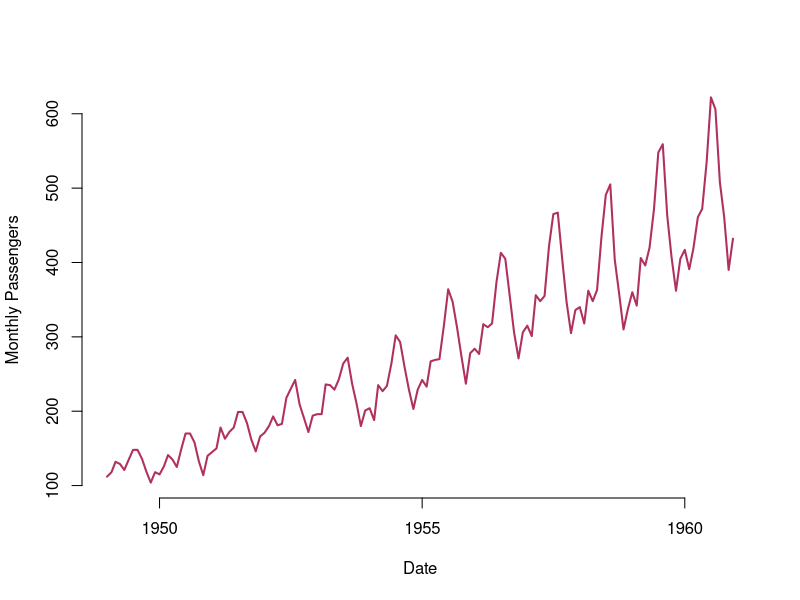
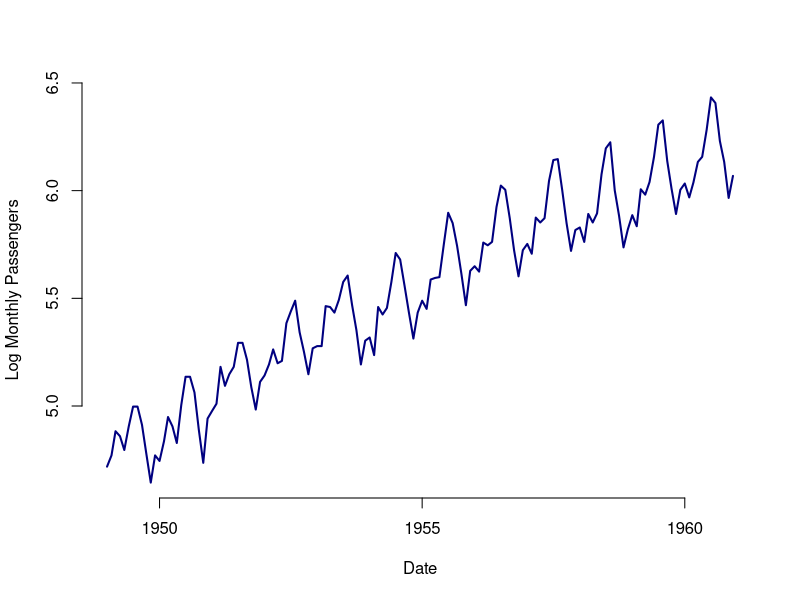
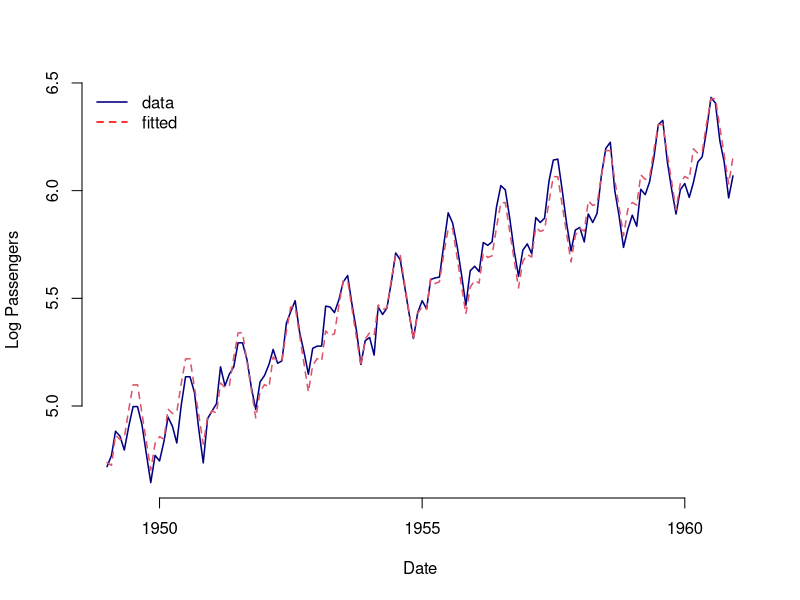
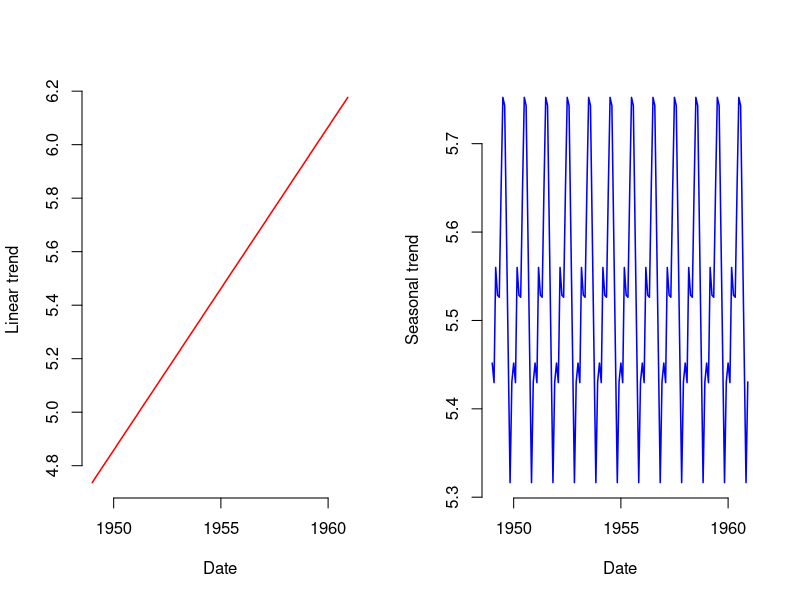
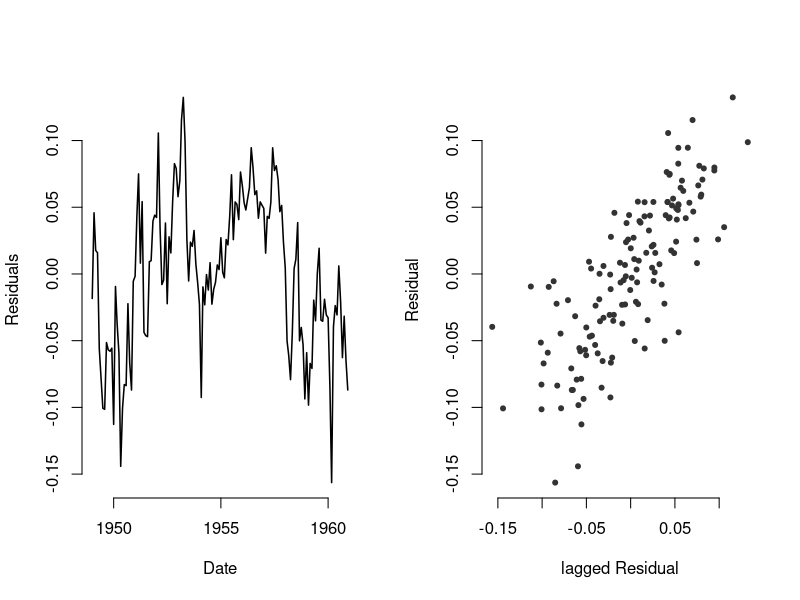
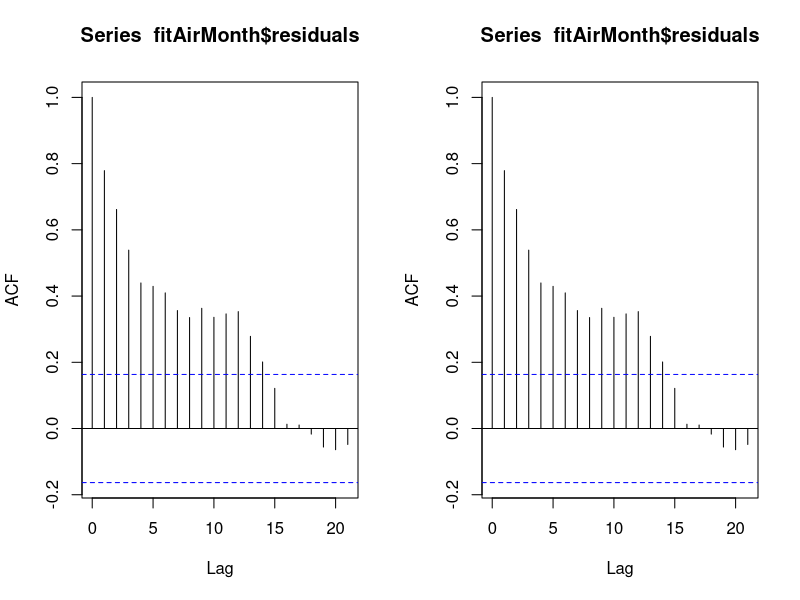
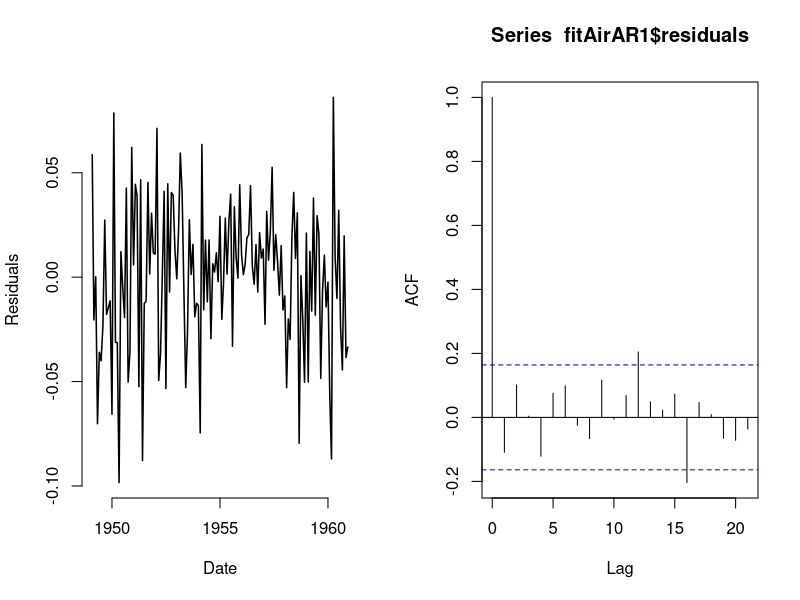
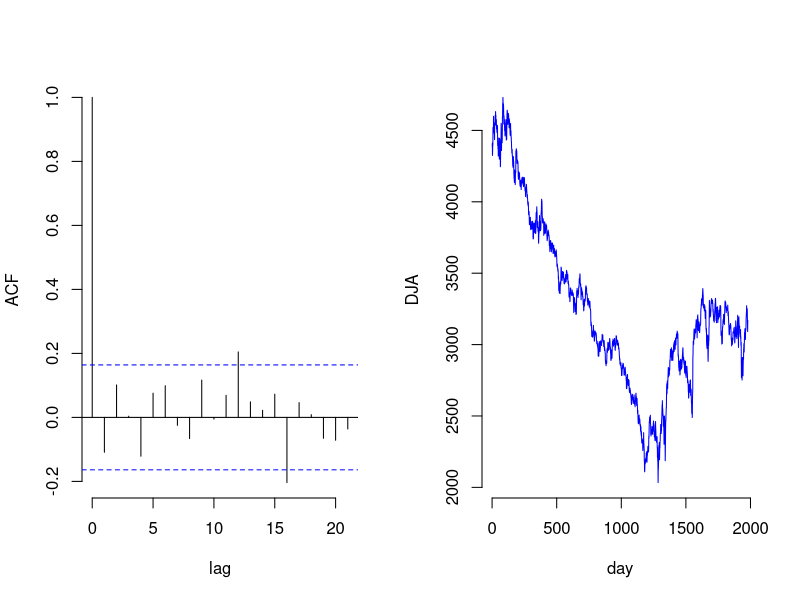

The R script that drew these images, in order:
####### Regression #######

###airline passenger data

#read in the data and add date column
air<-read.csv("airline.csv")
air[c(1,70,144),]
air$date<-paste("19",air$Year,"-",air$Month,"-01", sep="") 
air$date[c(1,70,144)]

air$date<-as.Date(air$date)
air$date[c(1,70,144)]
class(air$date)

as.numeric(air$date[c(1,70,144)])
as.numeric(as.Date("1970-01-01")) 

#plot it
#png("airline.png", width=4, height=4, units="in", res=720)
plot(air$date,air$Passengers,type="l",xlab="Date", bty="n",
     ylab="Monthly Passengers",col="maroon",lwd=2) 
#dev.off()

#png("logairline.png", width=4, height=4, units="in", res=720)
plot(air$date,log(air$Passengers),xlab="Date", bty="n",
     ylab="Log Monthly Passengers",type="l",col="navy",lwd=2)
#dev.off()

## Simple linear regression
air$t <- 1:nrow(air)
fitAirSLR <- glm(log(Passengers)~t, data=air)
coef(fitAirSLR)
exp(coef(fitAirSLR)["t"])

## add seasonal monthly means
air$Month <- factor(air$Month)
levels(air$Month)
fitAirMonth <- glm(log(Passengers) ~ t + Month, data=air)
round(coef(fitAirMonth),2)

###plot series and fitted values for seasonal means model
#png("airlinefit.png", width=6, height=4, units="in", res=720)
plot(air$date,log(air$Passengers),type="l",xlab="Date", bty="n",
     ylab="Log Passengers",col="navy",lwd=1.5) 
lines(air$date, fitAirMonth$fitted, col=2, lwd=1.5, lty=2)
legend("topleft", col=c("navy","red"), lwd=1.5, lty=c(1,2), legend=c("data","fitted"),bty="n")
#dev.off()

#png("decomposition.png", width=7, height=4, units="in", res=720)
par(mfrow=c(1,2))
plot(air$date, predict(fitAirMonth, 
					newdata=data.frame(t=air$t, Month="1")),
	type="l",xlab="Date", bty="n",
    ylab="Linear trend", col="red",lwd=1.5)
plot(air$date, predict(fitAirMonth, 
					newdata=data.frame(t=72, Month=air$Month)),
	type="l",xlab="Date", bty="n",
    ylab="Seasonal trend", col="blue",lwd=1.5)
#dev.off()

## plot residuals to see autocorrelation
#png("airlineresid.png", width=4, height=4, units="in", res=720)
plot(air$date, fitAirMonth$residuals,
	type="l",xlab="Date", bty="n",
    ylab="Residuals", col="black",lwd=1.5)
#dev.off()

## plot residuals against lagged residuals 
#  there is a clear correlation of residuals with the past residual
#png("airlagplot.png", width=4, height=4, units="in", res=720)
plot(head(fitAirMonth$residuals,-1), tail(fitAirMonth$residuals,-1),
	xlab="lagged Residual", bty="n",
    ylab="Residual",pch=20, col="grey20")
#dev.off()

## plot ACF
plot(acf(fitAirMonth$residuals))

### AR(1)
air$lag1 <- NA
air$lag1[-1] <- air$Passengers[-nrow(air)]
air[1:3,]

fitAirAR1 <- glm(log(Passengers) ~ log(lag1) + t + Month, data=air)
coef(fitAirAR1)["log(lag1)"]

## plot AR(1) residuals to see they look much more random
#png("airAR1resid.png", width=4, height=4, units="in", res=720)
plot(air$date[-1], fitAirAR1$residuals,
	type="l",xlab="Date", bty="n",
    ylab="Residuals", col="black",lwd=1.5)
#dev.off()

## plot ACF
#png("airAR1acf.png", width=4, height=4, units="in", res=720)
plot(acf(fitAirAR1$residuals),
	xlab="lag", bty="n",main="", ylab="ACF")
#dev.off()

### DJA
dja <- read.csv("dja.csv")[,1]
n<-length(dja)
coef(ARdj <- glm(dja[-1] ~ dja[-n]))

# prices to returns
returns <- (dja[-1]-dja[-n])/dja[-n]
coef(glm(returns[-1] ~ returns[-(n-1)]))



#png("dowjones.png", width=4, height=4, units="in", res=720)
plot(dja, type="l",
	xlab="day", ylab="DJA", bty="n",main="", col="blue")
#dev.off()
#png("dowjonesReturns.png", width=4, height=4, units="in", res=720)
plot(returns, type="l",
	xlab="day", ylab="DJA returns", bty="n",main="", col="green")
#dev.off()

